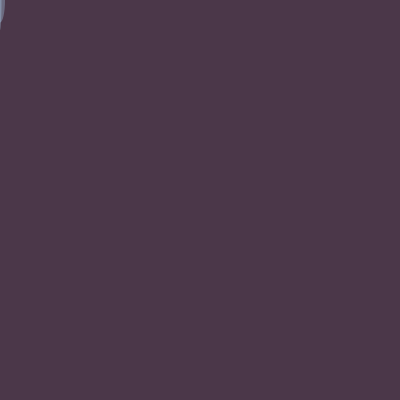
Frame 1 (no input)
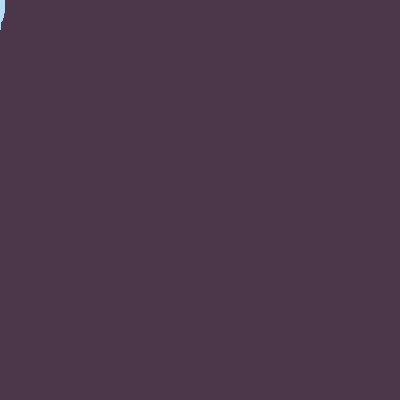
Frame 60 (the mouse pressed at the canvas centre just before this capture)
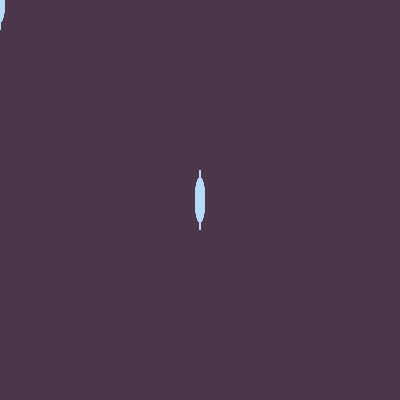
Frame 120 (the mouse held since frame 60 and released just before this capture)

The Processing sketch that drew these frames (run headless with seeded random() and noise(); from frame 60 on, the mouse is pressed at the canvas centre):

// Processing sketch: ex_11_key_pressed_change_color_b
// ── ex_11_key_pressed_change_color_b.pde
void setup() {
  size(400, 400);
  background(#4B3749);
  noStroke();
  fill(182, 220, 250, 80);
}

void draw() {
  ellipse(mouseX, mouseY, 10, 45);
  ellipse(mouseX, mouseY, 3, 60);
}

void keyPressed() {
  if (key == '0') {
    // back to original color
    fill(182, 220, 250, 80);
  }   
  if (key == '1') {
    fill(#312381, 60);
  }   
  if (key == '2') {
    fill(#1E5541, 40);
  }
  if (key == '3') {
    fill(#1E3C55, 20);
  }
  if (key == '4') {
    fill(#DD3AF0, 10);
  }
  if (key == '5') {
    fill(#4B462A, 5);
  }
  if (key == '6') {
    fill(#D8601A, 2);
  }
}
